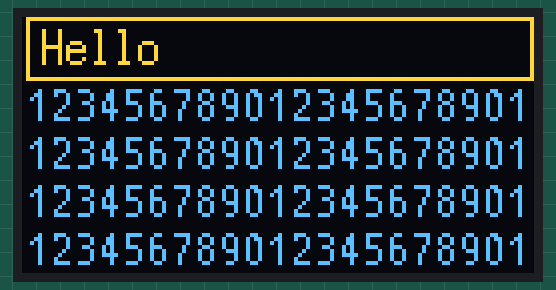
Recording of a sketch running on a simulated Arduino Uno, built with avr-gcc and run on an emulated ATmega328P. Shown: 128×64 one-colour display. The OLED is the two-colour kind (top 16 rows yellow).

Above: at 0.2 s.

The sketch:

NovoDisplay.ino
```cpp
#include <Arduino.h>
#include <Wire.h>
#include <U8g2lib.h>

U8G2_SSD1306_128X64_NONAME_F_SW_I2C
u8g2(U8G2_R0, 14, 12, U8X8_PIN_NONE);

void setup(void) {
  u8g2.begin();
}

void loop(void) {
  u8g2.clearBuffer();

  u8g2.drawFrame(1, 0, 127, 16);

  // u8g2.setFont(u8g2_font_7x14B_tr);
  u8g2.setFont(u8g2_font_6x13_mf);
  u8g2.drawStr(5, 12, "Hello");

  u8g2.setFont(u8g2_font_t0_12_tr);
  u8g2.drawStr(1, 26, "123456789012345678901");
  u8g2.drawStr(1, 38, "123456789012345678901");
  u8g2.drawStr(1, 50, "123456789012345678901");
  u8g2.drawStr(1, 62, "123456789012345678901");

  // u8g2.drawStr(1, 21, "Hello 12345678901234");
  // u8g2.drawStr(1, 31, "Hello 12345678901234");
  // u8g2.drawStr(1, 41, "Hello 12345678901234");

  u8g2.sendBuffer();

  delay(1000);
}
```
